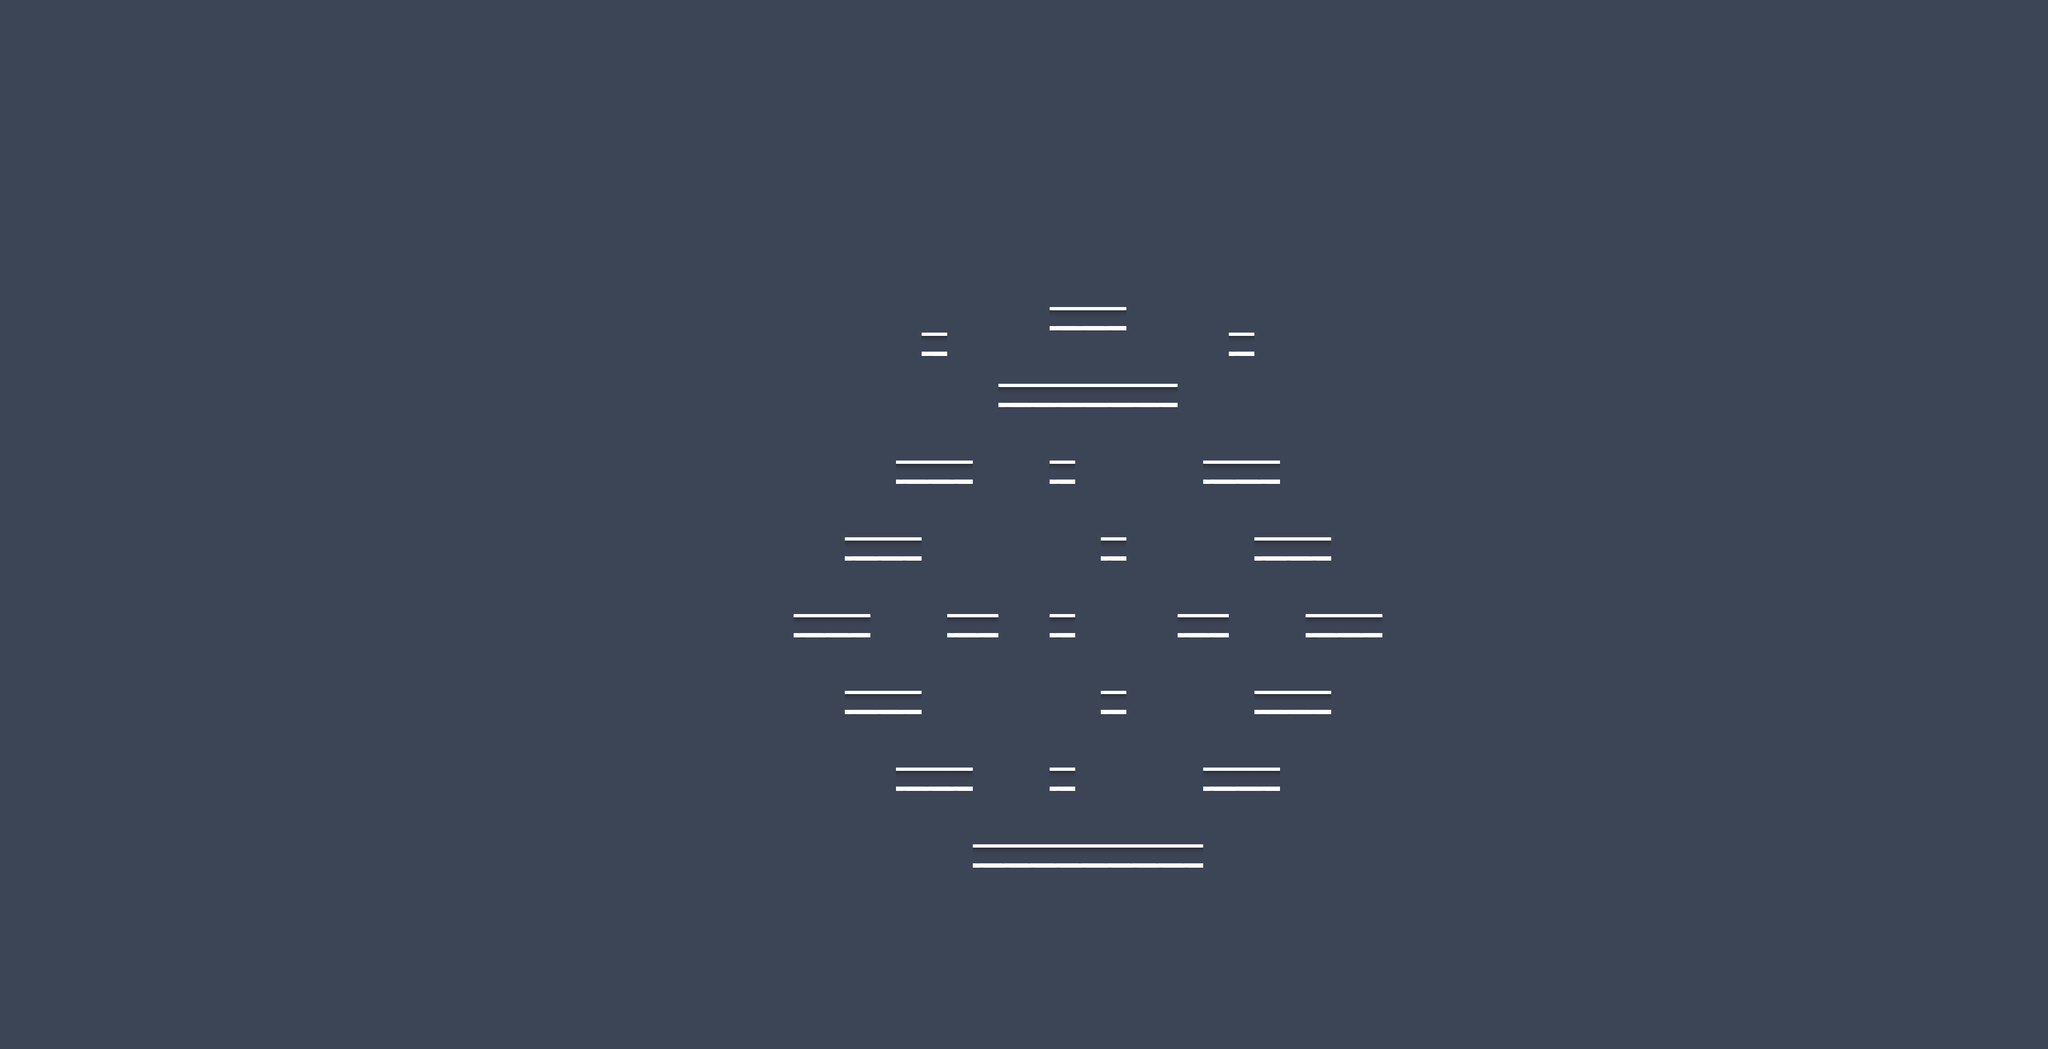

Below is a game level as drawn by its tile map, then a one-line description and the .tmx that defines it (tile-layer data replaced by summaries):
An orthogonal 80x41 tile map with 70x70 px tiles, 2 tile layers (collision, foreground) and 23 objects (14x enemy, 5x health, items, door, gun, ...).

<map version="1.2" tiledversion="1.2.2" orientation="orthogonal" renderorder="right-down" width="80" height="41" tilewidth="70" tileheight="70" infinite="0" backgroundcolor="#3c4556" nextlayerid="10" nextobjectid="32">
 <tileset firstgid="1" name="map_tiles_70" tilewidth="70" tileheight="70" tilecount="16" columns="8">
  <image source="../images/map_tiles.png" width="560" height="140" />
  <terraintypes>
   <terrain name="New Terrain" tile="-1" />
   <terrain name="New Terrain" tile="-1" />
  </terraintypes>
  <tile id="0" terrain=",,0,0" />
  <tile id="1" terrain="0,0,0,0" />
  <tile id="2" terrain="0,,0," />
  <tile id="3" terrain="0,,," />
 </tileset>
 <objectgroup color="#ffff00" id="1" name="items">
  <object id="1" name="key" type="items" x="2517.27" y="823.937" width="70" height="70" />
  <object id="2" name="door" x="2946.06" y="763.332" width="70" height="70" />
  <object id="3" name="health" x="3008.18" y="1803.03" width="70" height="70" />
  <object id="4" name="gun" x="3018.18" y="1405.15" width="70" height="70" />
  <object id="5" name="health" x="3361.51" y="833.333" width="70" height="70" />
  <object id="6" name="health" x="2869.69" y="1603.33" width="70" height="70" />
  <object id="16" name="health" x="2865" y="2031.67" width="70" height="70" />
  <object id="31" name="health" x="2871.06" y="1186.21" width="70" height="70" />
 </objectgroup>
 <objectgroup color="#00aa00" id="2" name="player">
  <object id="7" name="player" type="player" x="2939.09" y="1132.72" width="70" height="94.5455" />
 </objectgroup>
 <objectgroup color="#ff0000" id="3" name="enemies">
  <object id="15" name="zombie" type="enemy" x="2638.19" y="1599.7" width="70" height="73.3333">
   <properties>
    <property name="style" value="1" />
   </properties>
  </object>
  <object id="18" name="zombie" type="enemy" x="2386.21" y="1381.52" width="70" height="73.3333">
   <properties>
    <property name="style" value="1" />
   </properties>
  </object>
  <object id="19" name="zombie" type="enemy" x="2243.79" y="1584.55" width="70" height="73.3333">
   <properties>
    <property name="style" value="1" />
   </properties>
  </object>
  <object id="20" name="zombie" type="enemy" x="3246.82" y="1593.64" width="70" height="73.3333">
   <properties>
    <property name="style" value="1" />
   </properties>
  </object>
  <object id="21" name="zombie" type="enemy" x="3358.09" y="1167.94" width="70" height="73.3333">
   <properties>
    <property name="style" value="1" />
   </properties>
  </object>
  <object id="22" name="zombie" type="enemy" x="3024.58" y="966.363" width="70" height="73.3333">
   <properties>
    <property name="style" value="1" />
   </properties>
  </object>
  <object id="23" name="zombie" type="enemy" x="3508.03" y="1385.88" width="70" height="73.3333">
   <properties>
    <property name="style" value="1" />
   </properties>
  </object>
  <object id="24" name="zombie" type="enemy" x="2902.76" y="948.485" width="70" height="73.3333">
   <properties>
    <property name="style" value="1" />
   </properties>
  </object>
  <object id="25" name="zombie" type="enemy" x="2518.33" y="1176.06" width="70" height="73.3333">
   <properties>
    <property name="style" value="1" />
   </properties>
  </object>
  <object id="26" name="zombie" type="enemy" x="2395.3" y="1805.76" width="70" height="73.3333">
   <properties>
    <property name="style" value="1" />
   </properties>
  </object>
  <object id="27" name="zombie" type="enemy" x="2504.39" y="2011.82" width="70" height="73.3333">
   <properties>
    <property name="style" value="1" />
   </properties>
  </object>
  <object id="28" name="zombie" type="enemy" x="3349.85" y="2023.94" width="70" height="73.3333">
   <properties>
    <property name="style" value="1" />
   </properties>
  </object>
  <object id="29" name="zombie" type="enemy" x="3646.82" y="1596.67" width="70" height="73.3333">
   <properties>
    <property name="style" value="1" />
   </properties>
  </object>
  <object id="30" name="zombie" type="enemy" x="3498.33" y="1808.79" width="70" height="73.3333">
   <properties>
    <property name="style" value="1" />
   </properties>
  </object>
 </objectgroup>
 <layer id="8" name="collision" width="80" height="41">
  <data>[3280 cells, 60 non-empty, 1 distinct tile ids]</data>
 </layer>
 <layer id="9" name="foreground" width="80" height="41">
  <data>[3280 cells, 0 non-empty, 0 distinct tile ids]</data>
 </layer>
</map>
